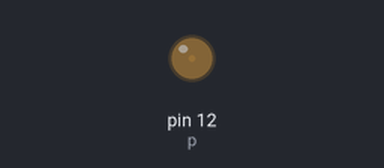
This program was run on a simulated Raspberry Pi (header pin numbers). Shown: output pins drawn as LEDs (lit = HIGH).

Above: at 0.05 s.
At 1.8 s:
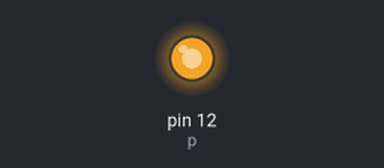
At 2.7 s:
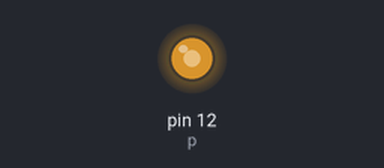
At 3.6 s:
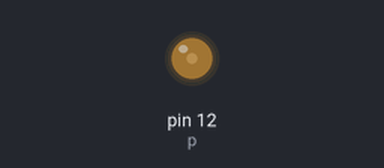
Timing chart, 0 to 5.2 s (numbered marks = the images above):
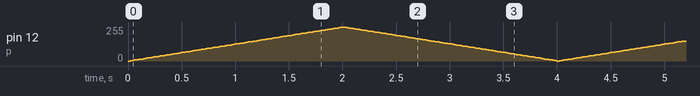

The program:

PWM.py
```python
import RPi.GPIO as GPIO
import time
GPIO.setmode(GPIO.BOARD)

GPIO.setup(12,GPIO.OUT)

p = GPIO.PWM(12,50)

p.start(0)

try:
    while True:
        for i in range(100):
            p.ChangeDutyCycle(i)
            time.sleep(.02)
        for i in range(100):
            p.ChangeDutyCycle(100-i)
            time.sleep(.02)
except KeyBoardInterrupt:
    pass

p.stop()

GPIO.cleanup()
```
